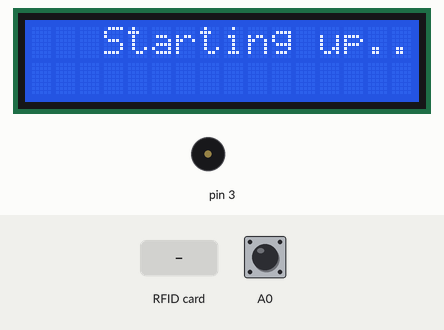
Recording of a sketch running on a simulated Arduino Uno, built with avr-gcc and run on an emulated ATmega328P. On the bench: 16×2 character LCD, buzzer (waves = sounding). The inputs (shaded band) are chosen by the test bench; at power-on: A0 HIGH. The local clock reads 2024-03-15 10:24:30 at power-on unless the sketch sets it; what the sketch prints to the serial monitor is not drawn.

Above: at 1.3 s.
1.4 s: A0 pulled LOW for 0.25 s
At 2.7 s:
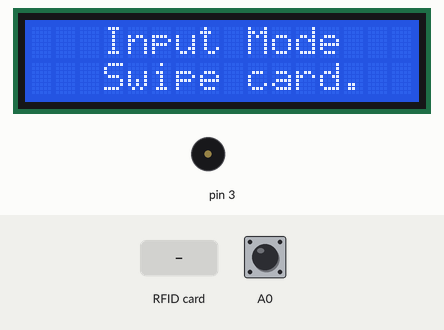
3.6 s: RFID card 5E 7A 19 C4 held to the reader
At 4.3 s:
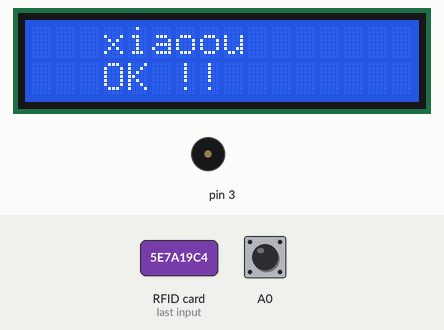
6.6 s: A0 pulled LOW for 1 s
At 8.6 s:
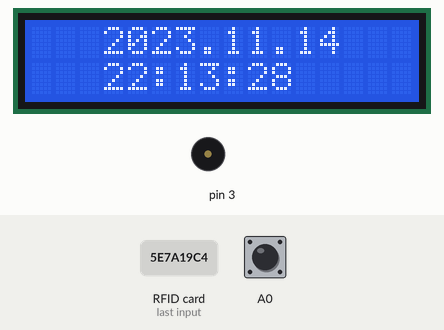
9.1 s: RFID card 5E 7A 19 C4 held to the reader
At 10.3 s:
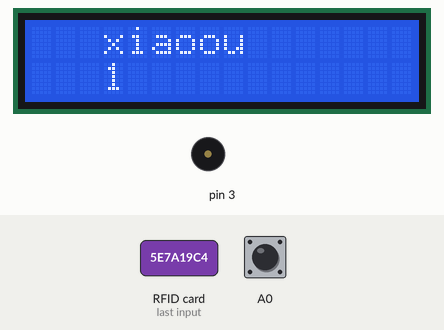
Timing chart, 0 to 12.1 s (numbered marks = the images above; inputs shaded):
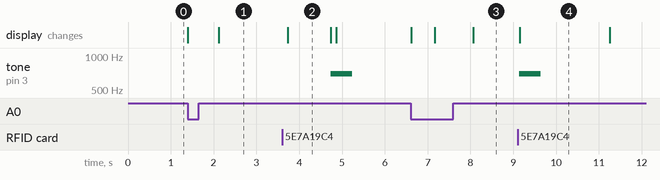

Measured:
- after the input at 3.6 s, tone on pin 3: silent → 698 Hz after 1.1 s, → silent 0.50 s later; the display: changes after 0.13 s (image 2)
- after the input at 6.6 s, the display: first changes at once (image 3 shows a later state)
- after the input at 9.1 s, tone on pin 3: silent → 698 Hz at once, → silent 0.50 s later; the display: changes after 0.05 s (image 4)
- what the display in image 2 shows lasts 1.0 s, from 3.7 s to 4.7 s
- what the display in image 4 shows lasts 2.2 s, from 9.1 s to 11.3 s

The sketch:

Clock_Cards.ino
```cpp
#include "Time_clocks.h"
#include "PinChangeInt.h"

String name[] = {"xiaoou", "xiaoou2", "xiaoou3", "xiaoou4", "elegoo3", "elegoo4"};
String number[] = {"1", "2", "3", "4", "5", "6"};

void setup() {
  lcd.begin(16, 2);
  Serial.begin(9600);
  clock.begin();
  clock.setDateTime(__DATE__, __TIME__);
  SPI.begin();         // Init SPI bus
  mfrc522.PCD_Init();  // Init MFRC522 card
  pinMode(A0, INPUT_PULLUP);
  attachPinChangeInterrupt(A0, button_choose_interrupt, FALLING );
}

void loop() {
  Start_interface();
  Mode_Choose(mode);
}

void Mode_Choose(int mode)
{
  switch (mode)
  {
    case DISPLAY_MODE:
      LCD_ShowDate(clock.getDateTime());
      Data_Display();
      delay(100);
      break;
    case INPUT_MODE:
      lcd.setCursor(3, 0);
      lcd.print("Input Mode");
      lcd.setCursor(3, 1);
      lcd.print("Swipe card.");
      if (cnt < (sizeof(name) / sizeof(String)))
      {
        Data_Input(name[cnt], number[cnt]);
      }
      delay(100); break;
    default: break;
  }
}

void Start_interface()
{
  if (flag_start == 1)
  {
    lcd.setCursor(3, 0);
    lcd.print("Starting up..");
    delay(2000);
    flag_start = 0;
    lcd.clear();
  }
}


void Data_Input(String name, String number)
{
  if (UID_Check())
  {
    Staff** tmp = &staff;

    if (*tmp == NULL)
    {
      *tmp = new Staff;
      head = *tmp;
    }
    else
    {
      if (UID_Compare(*tmp))
      { //Serial.print("ssssssssss:");
        return;
      }

      if ((*tmp)->next == NULL)
      {
        (*tmp)->next = new Staff;
        (*tmp) = (*tmp)->next;
      }
      else
      {
        while ((*tmp)->next != NULL)
        {
          (*tmp) = (*tmp)->next;
        }
        (*tmp)->next = new Staff;
        (*tmp) = (*tmp)->next;
      }
    }

    for (int i = 0; i < mfrc522.uid.size; i++)
    {
      (*tmp)->m_uidData[i] = mfrc522.uid.uidByte[i];


    }
    Serial.println();
    (*tmp)->m_name = name;
    (*tmp)->m_number = number;
    //Serial.print("staff:"); Serial.println(name);
    (*tmp)->next = NULL;

    lcd.clear();
    lcd.setCursor(3, 0);
    lcd.print((*tmp)->m_name);
    lcd.setCursor(3, 1);
    lcd.print("OK !!");
    delay(1000);
    lcd.clear();
    //    lcd.setCursor(3, 0);
    //    lcd.print("Input Mode");
    //    lcd.setCursor(3, 1);
    //    lcd.print("Swipe card.");
    tone(3, NOTE_F5, duration);
    cnt++;
  }
}

//Staff* Data_Modify(Staff* head, String name, String number)
//{
//  if (UID_Check())
//  {
//    Staff* tmp = head;
//    while (tmp != NULL)
//    {
//      if (UID_Compare(tmp))
//      {
//        tmp->m_name = name;
//        tmp->m_number = number;
//      }
//      tmp = tmp->next;
//    }
//    return head;
//  }
//}

void Data_Display()
{
  if (UID_Check())
  {
    Staff* tmp = head;

    while (tmp != NULL)
    {
      if (UID_Compare(tmp))
      {
        tone(3, NOTE_F5, duration);
        lcd.clear();
        lcd.setCursor(3, 0);
        lcd.print(tmp->m_name);
        lcd.setCursor(3, 1);
        lcd.print(tmp->m_number);
        dt = clock.getDateTime();
        Serial.print("$");
        Serial.print(tmp->m_number);
        Serial.print(",");
        Serial.print(tmp->m_name);
        Serial.print(",");
        Serial.print(dt.year);
        Serial.print(".");
        Serial.print(dt.month);
        Serial.print(".");
        Serial.print(dt.day);
        Serial.print(",");
        Serial.print(dt.hour);
        Serial.print(":");
        Serial.print(dt.minute);
        Serial.print(":");
        Serial.print(dt.second);
        Serial.print("%");
        delay(2000);
      }
      tmp = tmp->next;
    }
  }
}

bool UID_Compare(Staff* tmp)
{
  int sum = 0;
  for (int i = 0; i < mfrc522.uid.size; i++)
  {
    sum += tmp->m_uidData[i] - mfrc522.uid.uidByte[i];
  }
  if (0 == sum)
  {
    return true;
  }
  else
    return false;
}

void LCD_ShowDate(RTCDateTime dt)
{
  lcd.setCursor(3, 0);
  lcd.print(dt.year);   lcd.print(".");
  lcd.print(dt.month);  lcd.print(".");
  lcd.print(dt.day);

  lcd.setCursor(3, 1);
  lcd.print(dt.hour);   lcd.print(":");
  lcd.print(dt.minute); lcd.print(":");
  lcd.print(dt.second);
  if (dt.second == 0 || dt.second > 59)
  {
    lcd.setCursor(10, 1);
    lcd.print(" ");
  }
}

bool UID_Check()
{
  if ( ! mfrc522.PICC_IsNewCardPresent() || ! mfrc522.PICC_ReadCardSerial() ) {
    delay(50);
    return false;
  }

  return true;
}
```

Key.h
```cpp
#ifndef KEY_H
#define KEY_H

int time_button_choose=0;
int last_time_button_choose=0;

#define ELIMINAT_THE_JITTER_OF_BUTTON_CHOOSE (200 < (abs(time_button_choose - last_time_button_choose)))

#endif
```

Key.ino
```cpp
#include "Key.h"

void button_choose_interrupt ()
{
  time_button_choose = millis();

  if(ELIMINAT_THE_JITTER_OF_BUTTON_CHOOSE)
  {
    last_time_button_choose = time_button_choose;
    if(mode==DISPLAY_MODE)
    {
      mode=INPUT_MODE;
      lcd.clear();
     }
     else if(mode==INPUT_MODE)
     {
      mode=DISPLAY_MODE;
      lcd.clear();
      }
  }
}
```

Time_clocks.h
```cpp
#ifndef TIME_CLOCKS_H_
#define TIME_CLOCKS_H_

#include <Wire.h>
#include <DS3231.h>
#include <LiquidCrystal.h>
#include <SPI.h>
#include <MFRC522.h>
#include "pitches.h"

#define RST_PIN   A1
#define SS_PIN    10

void LCD_ShowDate(RTCDateTime dt);

DS3231 clock;
RTCDateTime dt;
LiquidCrystal lcd(2,A3,8,7,A2,4);
MFRC522 mfrc522(SS_PIN, RST_PIN);

int cnt=0;
int flag_start=1;
int16_t duration = 500;

enum Mode{
  DISPLAY_MODE,
  INPUT_MODE,
}mode=DISPLAY_MODE;


typedef struct Staff
{
  byte m_uidData[10];
  String m_name;
  String m_number;
  Staff* next;
};
Staff* staff = NULL;
Staff* head = NULL;
#endif
```
